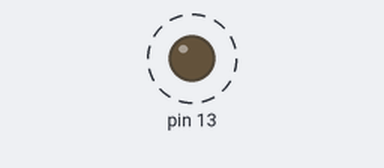
A program run on a simulated Arduino Mega 2560, built with avr-gcc and run on an emulated ATmega2560. Shown: output pins drawn as LEDs (lit = HIGH). Dashed ring = blinking.

Above: at 0.12 s.
Timing chart, 0 to 3.0 s (numbered marks = the images above):
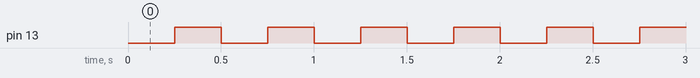

Measured:
- by itself, pin 13: alternates HIGH for 0.25 s and LOW for 0.25 s

The program:

main.cpp
```cpp
#include <Arduino.h>

constexpr uint32_t BridgeEnRx = 2;
constexpr uint32_t BridgeEnTx = 3;

namespace Dynamixel
{
	struct EEPROMControlTable
	{
		uint16_t 	modelNumber;
		uint8_t		firmwareVersion;
		uint8_t		id;
		uint8_t 	baudRate;
		uint8_t 	returnDelay;
		uint16_t	cwAngleLimit;
		uint16_t	ccwAngleLimit;
		uint8_t		temperatureLimit;
		uint8_t		minVoltage;
		uint8_t		maxVoltage;
		uint16_t	maxTorque;
		uint8_t		statusReturnLevel;
		uint8_t		AlarmLED;
		uint8_t		shutdown;
	};

	struct RAMControlTable
	{
		uint8_t		torqueEnable;
		uint8_t		led;
		uint8_t		cwComplianceMargin;
		uint8_t		ccwComplianceMargin;
		uint8_t		cwComplianceSlope;
		uint8_t		ccwComplianceSlope;
		uint16_t	goalPosition;
		uint16_t	movingSpeed;
		uint16_t	torqueLimit;
		uint16_t	presentPosition;
		uint16_t	presentSpeed;
		uint16_t	presentLoad;
		uint8_t		presentVoltage;
		uint8_t		presentTemperature;
		uint8_t 	registered;
		uint8_t 	moving;
		uint8_t 	lock;
		uint16_t 	punch;
	};

	enum class Address : uint8_t
	{
		// EEPROM Addresses
		ModelNumber = 0,
		FirmwareVersion = 2,
		Id,
		BaudRate,
		ReturnDelay,
		CWAngleLimit,
		CCWAngleLimit = 8,
		TemperatureLimit = 11,
		MinVoltage,
		MaxVoltage,
		MaxTorque,
		StatusReturnLevel = 16,
		AlarmLED,
		Shutdown,

		// RAM Addresses
		TorqueEnable = 24,
		LED,
		CWComplianceMargin,
		CCWComplianceMargin,
		CWComplianceSlope,
		CCWComplianceSlope,
		GoalPosition,
		MovingSpeed = 32,
		TorqueLimit = 34,
		PresentPosition = 36
	};

	enum class Instruction : uint8_t
	{
		Ping = 0x01,
		Read = 0x02,
		Write = 0x03,
		RegWrite = 0x04,
		Action = 0x05,
		FactoryReset = 0x06,
		Reboot = 0x08,
		SyncWrite = 0x83,
		BulkRead = 0x92,
	};

	enum class Status : uint8_t
	{
		Success = 0,
		InputVoltageError = 1,
		AngleLimitError = 2,
		OverheatingError = 4,
		RangeError = 8,
		ChecksumError = 16,
		OverloadError = 32,
		InstructionError = 64
	};

	struct Packet
	{
		static constexpr uint8_t cMaxPayload = sizeof(RAMControlTable) + 2;
		uint8_t m_id;
		uint8_t m_length;
		uint8_t m_opcode;
		uint8_t m_payload[cMaxPayload];
		uint8_t m_checksum;

		uint8_t computeChecksum()
		{
			uint8_t checksum = m_id + m_length + m_opcode;

			for(int  i = 0; i < m_length-1; ++i)
			{
				checksum += m_payload[i];
			}

			return ~checksum;
		}

		void setChecksum()
		{
			m_checksum = computeChecksum();
		}

		bool verifyChecksum()
		{
			return m_checksum == computeChecksum();
		}
	};

	struct InstructionPacket : Packet
	{
		void ledOn()
		{
			setRegister8(Address::LED, 1);
		}

		void ledOff()
		{
			setRegister8(Address::LED, 0);
		}

		void setMaxTorque(uint16_t maxTorque)
		{
			setRegister16(Address::MaxTorque, maxTorque);
		}

		void enableTorque(bool on)
		{
			setRegister8(Address::TorqueEnable, on);
		}

		void setTorqueLimit(uint16_t limit)
		{
			setRegister16(Address::TorqueLimit, limit);
		}

		void setCWAngleLimit(uint16_t limit)
		{
			setRegister16(Address::CWAngleLimit, limit);
		}

		void setCCWAngleLimit(uint16_t limit)
		{
			setRegister16(Address::CCWAngleLimit, limit);
		}

		// When in WheelMode: 0-1023 is positive torque, 1024-2047 is negative torque
		void setMovingSpeed(uint16_t speed)
		{
			setRegister16(Address::MovingSpeed, speed);
		}

		void setGoalPos(uint16_t pos)
		{
			setRegister16(Address::GoalPosition, pos);
		}

		void setRegister8(Address address, uint8_t x)
		{
			write(address, &x);
		}

		void setRegister16(Address address, uint16_t x)
		{
			write(address, &x);
		}

		template<class T>
		void write(Address address, const T* data)
		{
			m_opcode = (uint8_t)Instruction::Write;

			// Set payload
			m_payload[0] = (uint8_t)address;
			auto rawData = (const uint8_t*)data;
			for(int i = 0; i < sizeof(T); ++i)
				m_payload[i+1] = rawData[i];

			setPayloadSize(sizeof(T)+1);
		}

		void read(Address address, uint8_t byteCount)
		{
			m_opcode = (uint8_t)Instruction::Read;

			// Set payload
			m_payload[0] = (uint8_t)address;
			m_payload[1] = byteCount;

			setPayloadSize(2);
		}

		void setPayloadSize(uint8_t payloadSize)
		{
			m_length = payloadSize + 2;
		}

		void ping()
		{
			m_opcode = (uint8_t)Instruction::Ping;
			setPayloadSize(0);
		}
	};

	struct StatusPacket : Packet
	{
		Status getStatus() const { return (Status)m_opcode; }
	};

	class Monitor
	{
	public:
		enum State
		{
			Header1 = 0,
			Header2,
			PacketId,
			Length,
			Payload,
			Ready
		};

		bool isReady() const { return m_state == State::Ready; }

		uint8_t m_state = Header1;
		uint8_t m_payloadPos;

		void reset()
		{
			m_state = State::Header1;
			m_payloadPos = 0;
		}

		void read(HardwareSerial& serial, Packet& packet)
		{
			if(!serial.available())
			{
				return;
			}
			uint8_t c = serial.read();
			switch (m_state)
			{
			case State::Header1:
			case State::Header2:
			{
				if(c == 0xff)
					m_state++;
				else
					m_state = State::Header1;
				break;
			}
			case State::PacketId:
			{
				m_state++;
				packet.m_id = c;
			}
			case State::Length:
			{
				m_state++;
				packet.m_length = c;
				m_payloadPos = 0;
			}
			case State::Payload:
			{
				uint8_t* payloadPos = &packet.m_opcode;
				payloadPos[m_payloadPos] = c;
				m_payloadPos++;
				if(m_payloadPos == packet.m_length)
				{
					if(packet.verifyChecksum())
					{
						m_state = State::Ready;
					}
					else
					{
						m_state = State::Header1;
					}
				}
			}
			default:
				m_state = State::Header1;
				break;
			}
		}
	};

	#define DXSerial Serial1

	class Controller
	{
	public:
		void send()
		{
			// Disable listening on this port
			setBridgeTx();
			// Header
			DXSerial.write(0xff);
			DXSerial.write(0xff);
			DXSerial.write(m_packet.m_id);
			// Length
			DXSerial.write(m_packet.m_length);
			// Instruction
			DXSerial.write(uint8_t(m_packet.m_opcode));
			// Payload
			DXSerial.write(m_packet.m_payload, m_packet.m_length-2);
			// Checksum
			DXSerial.write(m_packet.computeChecksum());

			delayMicroseconds(10); // Avoid transient noise before listening for a response

			// Enable listening on this port again
			setBridgeRx();
		}

		void setBridgeTx()
		{
			digitalWrite(BridgeEnTx, HIGH);
			digitalWrite(BridgeEnRx, LOW);
		}

		void setBridgeRx()
		{
			digitalWrite(BridgeEnTx, LOW);
			digitalWrite(BridgeEnRx, HIGH);
		}

		// Returns false on timeout
		bool receive()
		{
			static constexpr uint32_t TimeOutMs = 25;
			auto t = millis();
			Monitor monitor;
			while(!monitor.isReady())
			{
				if(millis() - t > TimeOutMs)
				{
					return false; // Timeout
				}
				monitor.read(DXSerial, m_packet);
			}

			return true;
		}

		void ping()
		{
			instruction().ping();
			send();
		}

		void setId(uint8_t id)
		{
			m_packet.m_id = id;
		}

		template<class T>
		bool read(Address address, T& dst)
		{
			auto& instruction = *(InstructionPacket*)(&m_packet);
			instruction.read(address, sizeof(T));
			send();

			if(receive())
			{
				memcpy(&dst, m_packet.m_payload, sizeof(T));
				return true;
			}

			return false; // Didn't receive anything
		}

		InstructionPacket& instruction() { return *(InstructionPacket*)(&m_packet); }

		Packet m_packet;
	};
}

Dynamixel::Controller g_controller;
Dynamixel::Monitor g_pcMonitor;

unsigned long lastTick = 0;
bool ledOn = false;

struct CircularBuffer
{
	uint8_t m_readPos = 0;
	uint8_t m_writePos = 0;
	uint8_t m_buffer[64];

	void write(uint8_t c)
	{
		m_buffer[m_writePos & 0x3f] = c;
		m_writePos++;
	}

	bool available() const
	{
		return m_writePos > m_readPos;
	}

	uint8_t read()
	{
		auto c = m_buffer[m_readPos & 0x3f];
		m_readPos++;
		m_readPos &= 0x7f;
		m_writePos &= 0x7f;
		return c;
	}
};

void setup()
{
	// put your setup code here, to run once:
	pinMode(13, OUTPUT);

	Serial.begin(115200);
	Serial1.begin(1000000);

	g_controller.setId(1); // Need to set the id ahead of time
	g_controller.instruction().ledOn();
	g_controller.send();
	delay(2);
	//g_controller.m_packet.enableTorque(true);
	//g_controller.send();
}

CircularBuffer g_ringBuffer;

void loop()
{
	if(ledOn)
	{
		g_controller.instruction().ledOff();
		g_controller.send();
		digitalWrite(13, HIGH);
		delay(250);
	}
	else
	{
		g_controller.instruction().ledOn();
		g_controller.send();
		digitalWrite(13, LOW);
		delay(250);
	}
	ledOn = !ledOn;

/*
	g_controller.ping();
	delay(25);

	uint16_t currentPos = 0;
	bool ok = g_controller.read(Dynamixel::Address::PresentPosition, currentPos);
	if(ok)
	{
		Serial.print("pos: ");
		Serial.println(currentPos);
	}
	else
	{
		Serial.println("error");
	}
	delay(500);

	// Read serial message
	g_pcMonitor.read(Serial, g_controller.m_packet);
	if(g_pcMonitor.isReady())
	{
		g_controller.send();
	}
	// Execute command
	g_controller.send();
	// Read response
	while(Serial1.available())
	{
		g_ringBuffer.write(Serial1.read());
	}
	// Report response
	while(g_ringBuffer.available())
	{
		Serial.write(g_ringBuffer.read());
	}
	// Tick
	auto t = millis();
	if(t - lastTick)
	{
		lastTick = t;
		if(ledOn)
		{
			g_controller.m_packet.ledOff();
			g_controller.send();
		}
		else
		{
			g_controller.m_packet.ledOn();
			g_controller.send();
		}
		ledOn = !ledOn;
	}
	*/
}
```
